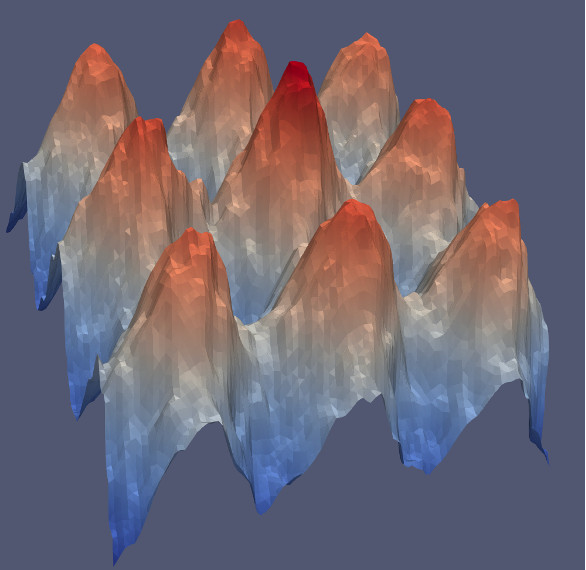
#> input picture clean_input_ori.png, 586 x 570 px, found by its file name
$ python generate_fig1_v3.py
#> lines starting #> are read from the running program, lines starting #| are printed output that depends on the picture; after the words box and inside, x2 and y2 are one past the last pixel; in counts of white or black regions, pixels touching at a corner belong together
#!/usr/bin/env python3
"""Generate fig1_method_overview_v3.

Layout: 2x4 grid
  Col 0: Scalar fields (3D views)
  Col 1: MS complexes (TTK rendered)
  Col 2: Region correspondence (xi) — hypergraph regions colored by coupling
  Col 3: CP correspondence (pi) — MCOpt-style color transfer on Morse graph
         (both nodes AND edges colored by correspondence)
"""

import sys
from pathlib import Path
from collections import defaultdict

import numpy as np
import pandas as pd
import matplotlib
matplotlib.use('Agg')
import matplotlib.pyplot as plt
from matplotlib.gridspec import GridSpec
from matplotlib.patches import Polygon as MplPolygon
from matplotlib.lines import Line2D
import matplotlib.patheffects as pe
import matplotlib.image as mpimg
import warnings
warnings.filterwarnings('ignore')

sys.path.insert(0, str(Path(__file__).resolve().parent.parent / "src"))

# ── IEEE VIS / TVCG Style ──────────────────────────────────────────────────
SINGLE_COL = 3.33
DOUBLE_COL = 7.0

plt.rcParams.update({
    'font.family': 'serif',
    'font.serif': ['Times', 'Times New Roman', 'DejaVu Serif'],
    'mathtext.fontset': 'stix',
    'font.size': 8,
    'axes.titlesize': 9,
    'axes.labelsize': 8,
    'xtick.labelsize': 7,
    'ytick.labelsize': 7,
    'legend.fontsize': 7,
    'legend.framealpha': 0.85,
    'legend.edgecolor': '0.7',
    'figure.dpi': 300,
    'savefig.dpi': 300,
    'savefig.bbox': 'tight',
    'savefig.pad_inches': 0.02,
    'pdf.fonttype': 42,
    'ps.fonttype': 42,
    'axes.linewidth': 0.5,
    'axes.grid': False,
    'axes.spines.top': False,
    'axes.spines.right': False,
})

CP_MARKERS = {0: 'o', 1: 'o', 2: 'o'}
CP_COLORS_MAP = {0: '#3745a4', 1: '#FFFFFF', 2: '#e41a1c'}
CP_COLORS_LEGEND = CP_COLORS_MAP  # same colors for legend
CP_LABELS = {0: 'Min', 1: 'Saddle', 2: 'Max'}

# 12 saturated, maximally distinct colors for region fills.
REGION_PALETTE = [
    '#e6194B',  # red
    '#3cb44b',  # green
    '#4363d8',  # blue
    '#f58231',  # orange
    '#911eb4',  # purple
    '#42d4f4',  # cyan
    '#f032e6',  # magenta
    '#bfef45',  # lime
    '#469990',  # teal
    '#9A6324',  # brown
    '#800000',  # maroon
    '#000075',  # navy
]


# ── Helpers ──────────────────────────────────────────────────────────────────

def _hex_to_rgb(h):
    h = h.lstrip('#')
    return tuple(int(h[i:i+2], 16) / 255.0 for i in (0, 2, 4))


# [38 lines left out: functions build_region_adjacency, graph_coloring, not called in this run]


def _crop_paraview_img(img, crop_right_frac=0.16, auto_trim=True,
                       replace_bg_white=False):
    """Crop ParaView legend bars and optionally replace gray background."""
    h, w = img.shape[:2]
    right = int(w * (1 - crop_right_frac))
    cropped = img[:, :right].copy()
    bl_size = max(35, int(h * 0.06))
    bg = cropped[5, 5]
    cropped[h - bl_size:, :] = bg

    if auto_trim and cropped.ndim == 3:
        bg_color = cropped[2, 2, :3]

        if replace_bg_white:
            diff_bg = np.abs(cropped[:, :, :3].astype(float)
                             - bg_color.astype(float))
            thr = 12.0 / 255.0 if cropped.dtype != np.uint8 else 12.0
            bg_mask = diff_bg.max(axis=2) <= thr
            if cropped.dtype == np.uint8:
                cropped[bg_mask, :3] = 255
                if cropped.shape[2] == 4:
                    cropped[bg_mask, 3] = 255
            else:
                cropped[bg_mask, :3] = 1.0
            bg_color = cropped[2, 2, :3]

        diff = np.abs(cropped[:, :, :3].astype(float)
                      - bg_color.astype(float))
        mask = diff.max(axis=2) > 15
        rows = np.any(mask, axis=1)
        cols = np.any(mask, axis=0)
        if rows.any() and cols.any():
            rmin, rmax = np.where(rows)[0][[0, -1]]
            cmin, cmax = np.where(cols)[0][[0, -1]]
            pad = 4
            rmin = max(0, rmin - pad)
            rmax = min(cropped.shape[0], rmax + pad + 1)
            cmin = max(0, cmin - pad)
            cmax = min(cropped.shape[1], cmax + pad + 1)
            cropped = cropped[rmin:rmax, cmin:cmax]
    return cropped


# [188 lines left out: functions _extract_graph_edges, _draw_cp_correspondence_panel, _draw_xi_correspondence_panel, not called in this run]


# ── Main ─────────────────────────────────────────────────────────────────────

def main():
    root = Path(__file__).resolve().parent.parent
    sin_dir = root / 'results' / 'sinusoidal'
    fig_src = sin_dir / 'figures'
    hyper_dir = sin_dir / 'hypergraphs'
    couplings_dir = sin_dir / 'couplings'
    ttk_dir = root / 'datasets' / 'sinusoidal' / 'ttk_output'

    fig_dir = root / 'results' / 'publication_figures'
    fig_dir.mkdir(parents=True, exist_ok=True)

    # ── Load images ─────────────────────────────────────────────────────────
    from PIL import Image as PILImage

    img_files = {
        'clean_3d': fig_src / 'clean_input_ori.png',
        'noisy_3d': fig_src / 'noise_input_ori.png',
        'clean_ms': fig_src / 'clean_input.png',
        'noisy_ms': fig_src / 'noise_input.png',
    }
    for name, path in img_files.items():
        if not path.exists():
            print(f'Missing {path}')
            return

    imgs = {}
    ms_raws = {}
    for k, v in img_files.items():
        raw = mpimg.imread(str(v))
#> raw is the input picture: shape (570, 586, 4) float32; mean R, G, B, A 0.435, 0.403, 0.449, 0.998
        if 'ms' in k:
            ms_raws[k] = raw
        else:
            imgs[k] = _crop_paraview_img(raw, crop_right_frac=0.0,
                                          replace_bg_white=True)
#> in _crop_paraview_img, `bg = cropped[5, 5]`: bg = [0.318, 0.341, 0.439, 1]
#> in _crop_paraview_img, `cropped[h - bl_size:, :] = bg`:
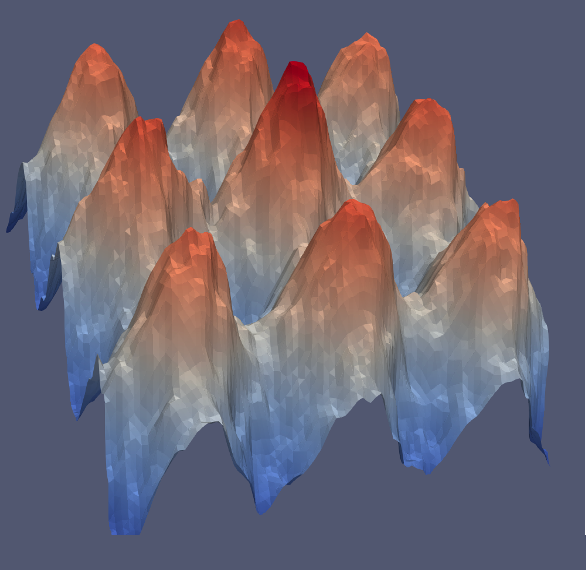
#> cropped: shape (570, 586, 4) float32; 0.15% of pixels changed, all inside (x1, y1, x2, y2) = (111, 535, 586, 570); transparent parts drawn white
#> in _crop_paraview_img, `bg_color = cropped[2, 2, :3]`: bg_color = [0.318, 0.341, 0.439]
#> in _crop_paraview_img, `diff_bg = np.abs(cropped[:, :, :3].astype(float) - bg_color.astype(flo..`:
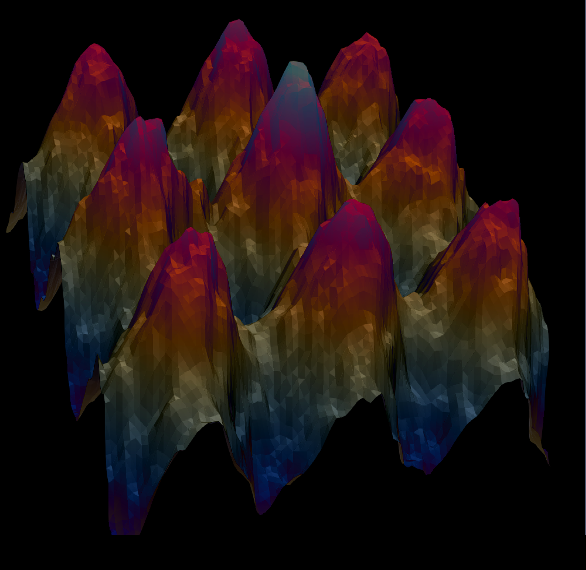
#> diff_bg: shape (570, 586, 3) float64; mean R, G, B 0.123, 0.0706, 0.0647
#> in _crop_paraview_img, `bg_mask = diff_bg.max(axis=2) <= thr`:
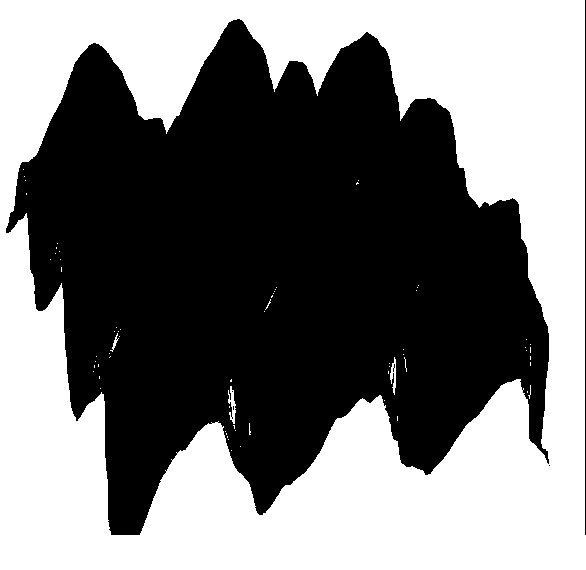
#> bg_mask: shape (570, 586) bool; 47.8% white; 69 white regions (65 under 20 px), largest, box (x1, y1, x2, y2) and area: (0, 0, 586, 570) 159309, (228, 386, 236, 424) 151, (390, 357, 396, 395) 120, (110, 333, 119, 352) 43
#> in _crop_paraview_img, `cropped[bg_mask, :3] = 1.0`:
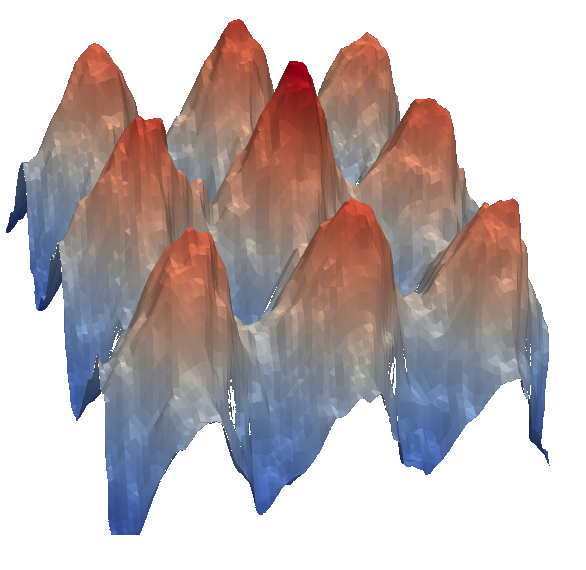
#> cropped: shape (570, 586, 4) float32; mean R, G, B, A 0.762, 0.718, 0.718, 0.998; transparent parts drawn white
#> in _crop_paraview_img, `bg_color = cropped[2, 2, :3]`: bg_color = [1, 1, 1]
#> in _crop_paraview_img, `diff = np.abs(cropped[:, :, :3].astype(float) - bg_color.astype(float))`:
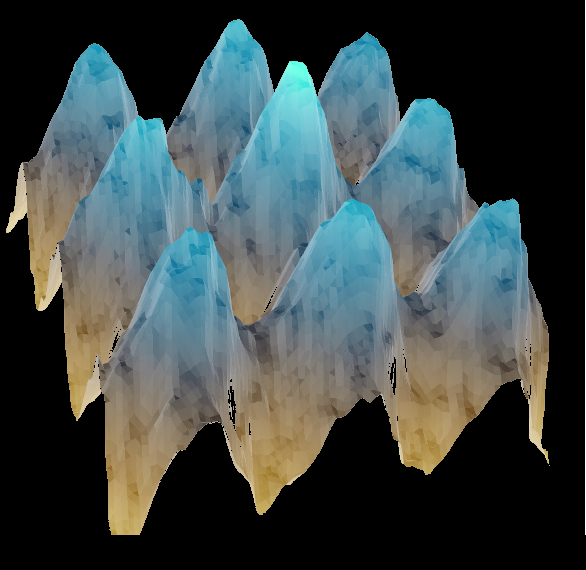
#> diff: shape (570, 586, 3) float64; mean R, G, B 0.238, 0.282, 0.282
#> in _crop_paraview_img, `mask = diff.max(axis=2) > 15`: mask: shape (570, 586) bool; every value is 0
#> pass 2 of the loop in main, `for k, v in img_files.items():`:
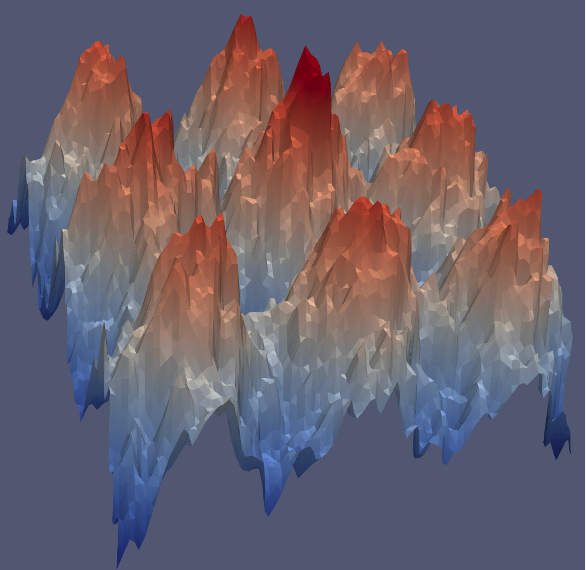
#> input picture noise_input_ori.png, 586 x 570 px, found by its file name
#> in main, raw is the input picture: shape (570, 586, 4) float32; mean R, G, B, A 0.413, 0.377, 0.423, 0.998
#> in _crop_paraview_img (call 2), `bg_color = cropped[2, 2, :3]`: bg_color = [0.318, 0.341, 0.439]
#> in _crop_paraview_img (call 2), `bg_mask = diff_bg.max(axis=2) <= thr`:
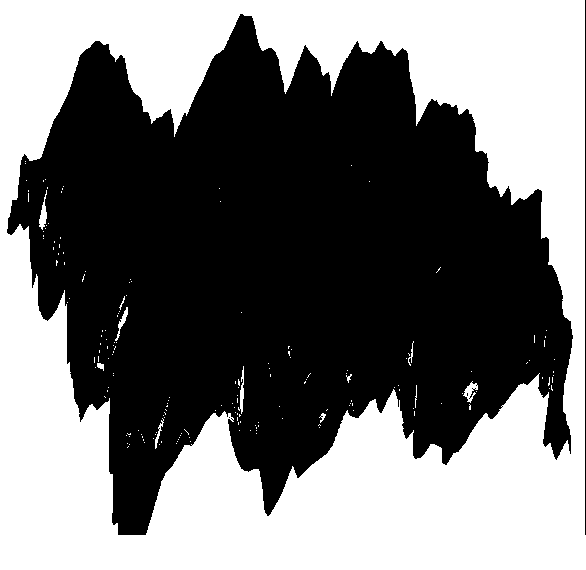
#> bg_mask: shape (570, 586) bool; 46.2% white; 180 white regions (168 under 20 px), largest, box (x1, y1, x2, y2) and area: (0, 0, 586, 570) 153021, (39, 190, 47, 230) 152, (463, 381, 478, 403) 146
#> in _crop_paraview_img (call 2), `bg_color = cropped[2, 2, :3]`: bg_color = [1, 1, 1]
#> in _crop_paraview_img (call 2), `diff = np.abs(cropped[:, :, :3].astype(float) - bg_color.astype(float))`:
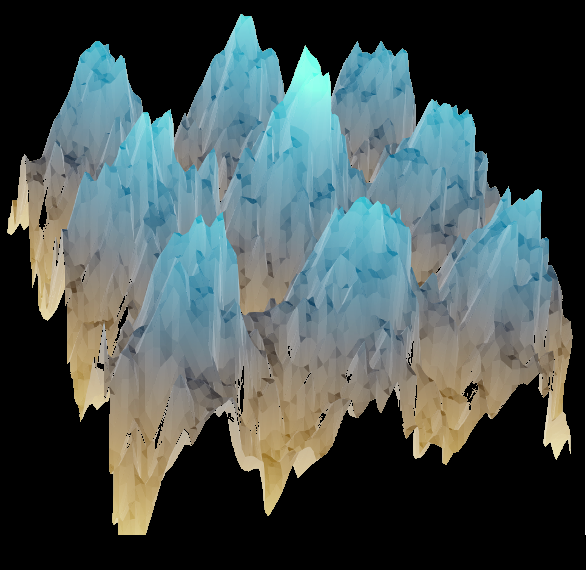
#> diff: shape (570, 586, 3) float64; mean R, G, B 0.273, 0.319, 0.317

    if ms_raws:
        max_h = max(r.shape[0] for r in ms_raws.values())
#> max_h = 634
        max_w = max(r.shape[1] for r in ms_raws.values())
#> max_w = 728
        target_h, target_w = int(max_h * 0.92), int(max_w * 0.92)
#> target_h = 583; target_w = 669
        for k, raw in ms_raws.items():
            is_float = raw.max() <= 1.0
            arr = (raw * 255).astype(np.uint8) if is_float else raw
            pil = PILImage.fromarray(arr)
            pil.thumbnail((target_w, target_h), PILImage.LANCZOS)
            scaled = np.array(pil)
            canvas = np.full((max_h, max_w, arr.shape[2]), 255, dtype=np.uint8)
            ph = (max_h - scaled.shape[0]) // 2
            pw = (max_w - scaled.shape[1]) // 2
            canvas[ph:ph+scaled.shape[0], pw:pw+scaled.shape[1]] = scaled
            imgs[k] = canvas.astype(np.float32) / 255.0 if is_float else canvas
#> this loop made 2 passes
#> (k, is_float, ph, pw) on passes 1 to 2: ('clean_ms', True, 25, 29), ('noisy_ms', True, 25, 30)
#> pass 1, in main, `arr = (raw * 255).astype(np.uint8) if is_float else raw`:
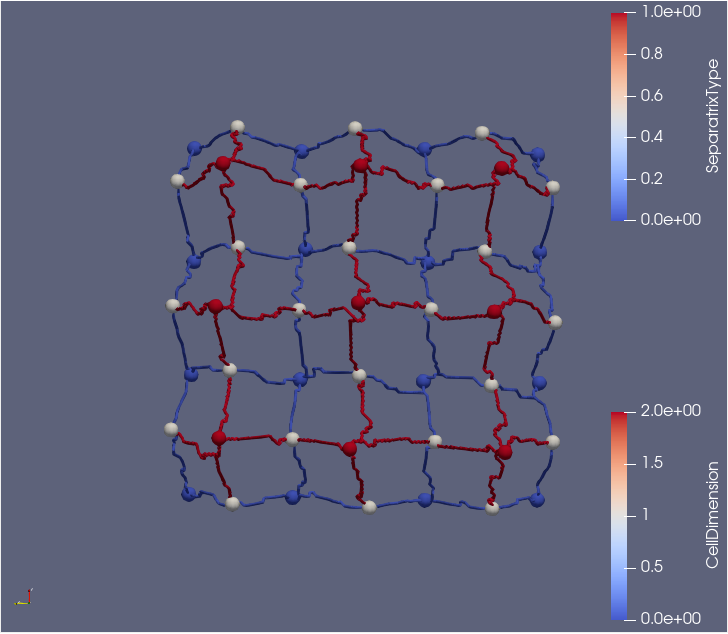
#> arr: shape (634, 728, 4); mean R, G, B, A 95.1, 97.3, 121.6, 254.2; transparent parts drawn white
#> after the loop:
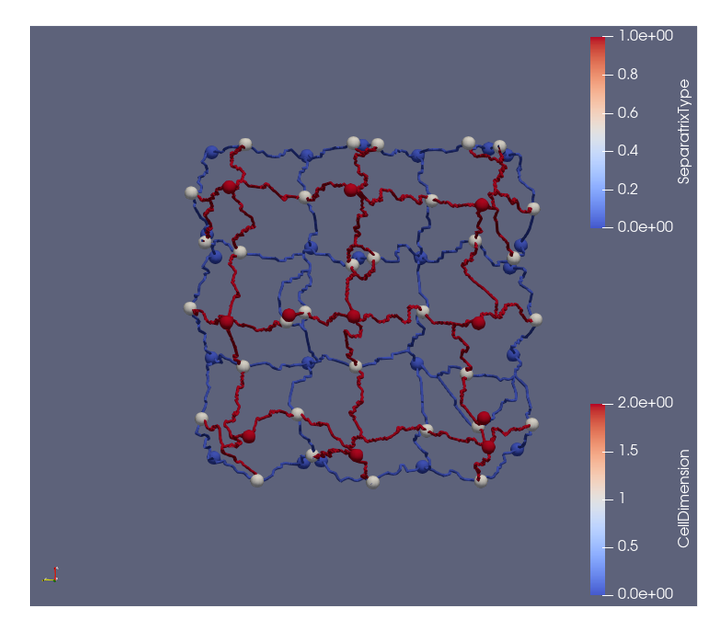
#> canvas: shape (634, 728, 4); mean R, G, B, A 120.4, 121.9, 142.4, 254.3; transparent parts drawn white
#> after the loop, imgs = 4 items

    # Flip both MS images so (c)↔(e) and (d)↔(f) orientations match
    imgs['clean_ms'] = np.fliplr(imgs['clean_ms']).copy()
    imgs['noisy_ms'] = np.fliplr(imgs['noisy_ms']).copy()

    # ── Load data ────────────────────────────────────────────────────────────
#> (the run stopped early here; a loop or call above may not have finished)
